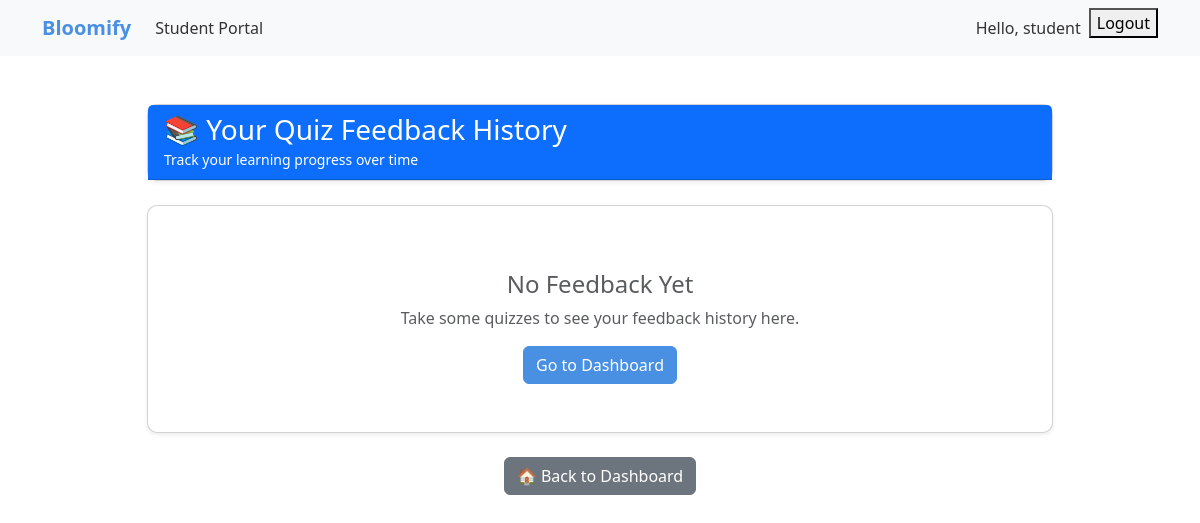
Before: /feedback/history/ (signed in) with the older database file.
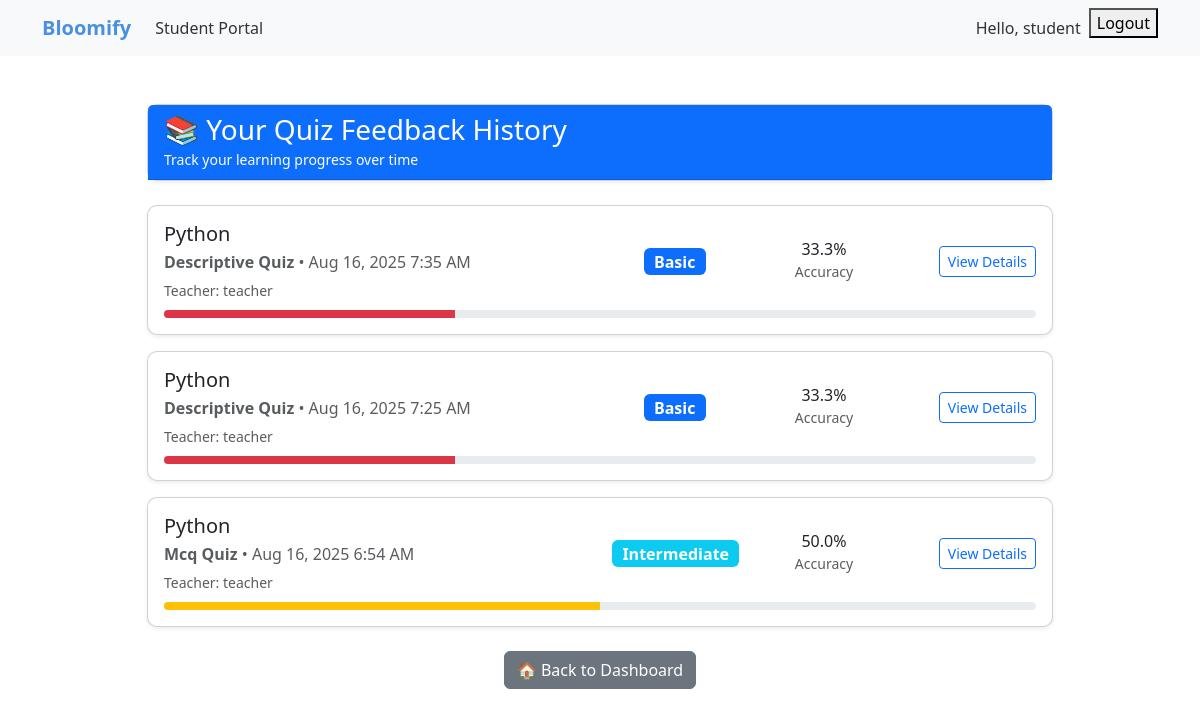
After: the same page with the newer database file.
### feedback/models.py (models this page shows, shortened)
class QuizFeedback(models.Model):
    QUIZ_TYPES = [
        ('mcq', 'Multiple Choice Questions'),
        ('descriptive', 'Descriptive Questions'),
    ]
    FEEDBACK_LEVELS = [
        ('basic', 'Basic Knowledge'),
        ('intermediate', 'Intermediate Knowledge'),
        ('advanced', 'Advanced Knowledge'),
        ('excellent', 'Excellent Knowledge'),
    ]
    student = models.ForeignKey(User, on_delete=models.CASCADE, related_name='quiz_feedbacks')
    teacher = models.ForeignKey(User, on_delete=models.CASCADE, related_name='given_feedbacks')
    syllabus = models.ForeignKey(Syllabus, on_delete=models.CASCADE)
    quiz_type = models.CharField(max_length=20, choices=QUIZ_TYPES)
    max_level_reached = models.IntegerField(default=0)  # 0-5 (representing remember to create)
    feedback_level = models.CharField(max_length=20, choices=FEEDBACK_LEVELS)
    feedback_message = models.TextField()
    total_questions_attempted = models.IntegerField(default=0)
    total_correct_answers = models.IntegerField(default=0)
    accuracy_percentage = models.FloatField(default=0.0)
    created_at = models.DateTimeField(auto_now_add=True)
    class Meta:
        ordering = ['-created_at']

### teachers/models.py (models this page shows, shortened)
class Syllabus(models.Model):
    teacher = models.ForeignKey(User, on_delete=models.CASCADE)
    teacher_name = models.CharField(max_length=100, blank=True, null=True)
    college = models.CharField(max_length=200, blank=True, null=True)
    title = models.CharField(max_length=200)
    content = models.TextField(blank=True, null=True)
    pdf_file = models.FileField(upload_to='syllabus/', blank=True, null=True)
    created_at = models.DateTimeField(auto_now_add=True)

### feedback/views.py (the view)
# urls.py: path('history/', views.feedback_history, name='feedback_history'),
@login_required
def feedback_history(request):
    feedbacks = FeedbackService.get_student_feedbacks(request.user)
    context = {
        'feedbacks': feedbacks
    }
    return render(request, 'feedback/feedback_history.html', context)

### feedback/services.py (called while the page is built)
    @staticmethod
    def get_student_feedbacks(student_user):
        return QuizFeedback.objects.filter(student=student_user).order_by('-created_at')

### students/templatetags/custom_tags.py (called while the page is built)
@register.filter(name='has_group')
def has_group(user, group_name):
    return user.groups.filter(name=group_name).exists()

### bloomify/templates/feedback/feedback_history.html (shortened to what this page needs)
{% extends 'base.html' %}
{% block content %}
<div class="container mt-5">
    <div class="row justify-content-center">
        <div class="col-md-10">
            <div class="card mb-4 shadow-sm">
                <div class="card-header bg-primary text-white">
                    <h3 class="mb-0">📚 Your Quiz Feedback History</h3>
                    <small>Track your learning progress over time</small>
                </div>
            </div>
            {% if feedbacks %}
                {% for feedback in feedbacks %}
                <div class="card mb-3 shadow-sm">
                    <div class="card-body">
                        <div class="row align-items-center">
                            <div class="col-md-6">
                                <h5 class="mb-1">{{ feedback.syllabus.title }}</h5>
                                <p class="text-muted mb-1">
                                    <strong>{{ feedback.quiz_type|title }} Quiz</strong> •
                                    {{ feedback.created_at|date:"M d, Y g:i A" }}
                                </p>
                                <small class="text-muted">Teacher: {{ feedback.teacher.get_full_name|default:feedback.teacher.username }}</small>
                            </div>
                            <div class="col-md-2 text-center">
                                <span class="badge bg-{% if feedback.feedback_level == 'excellent' %}success{% elif feedback.feedback_level == 'advanced' %}warning{% elif feedback.feedback_level == 'intermediate' %}info{% else %}primary{% endif %} fs-6">
                                    {{ feedback.feedback_level|title }}
                                </span>
                            </div>
                            <div class="col-md-2 text-center">
                                <h6 class="mb-0">{{ feedback.accuracy_percentage|floatformat:1 }}%</h6>
                                <small class="text-muted">Accuracy</small>
                            </div>
                            <div class="col-md-2 text-end">
                                <a href="{% url 'feedback:detailed_feedback' feedback.id %}"
                                   class="btn btn-outline-primary btn-sm">
                                    View Details
                                </a>
                            </div>
                        </div>
                        <div class="mt-2">
                            <div class="progress" style="height: 8px;">
                                <div class="progress-bar bg-{% if feedback.accuracy_percentage >= 70 %}success{% elif feedback.accuracy_percentage >= 50 %}warning{% else %}danger{% endif %}"
                                     style="width: {{ feedback.accuracy_percentage }}%"></div>
                            </div>
                        </div>
                    </div>
                </div>
                {% endfor %}
            {% else %}
                <div class="card shadow-sm">
                    <div class="card-body text-center py-5">
                        <h4 class="mt-3 text-muted">No Feedback Yet</h4>
                        <p class="text-muted">Take some quizzes to see your feedback history here.</p>
                        <a href="{% url 'students:dashboard' %}" class="btn btn-primary">
                            Go to Dashboard
                        </a>
                    </div>
                </div>
            {% endif %}
            <div class="text-center mt-4">
                <a href="{% url 'students:dashboard' %}" class="btn btn-secondary">
                    🏠 Back to Dashboard
                </a>
            </div>
        </div>
    </div>
</div>
{% endblock %}

### bloomify/templates/base.html (shortened to what this page needs)
<!DOCTYPE html>
<html lang="en">
<head>
    <link href="https://cdn.jsdelivr.net/npm/bootstrap@5.3.0/dist/css/bootstrap.min.css" rel="stylesheet">
    {% load custom_tags %}
</head>
<body>
    <nav class="navbar navbar-expand-lg navbar-light bg-light mb-4">
        <div class="container">
            <a class="navbar-brand" href="/">Bloomify</a>
            <div class="collapse navbar-collapse" id="navbarNav">
                <ul class="navbar-nav me-auto">
                    {% if not user.is_authenticated %}
                    <li class="nav-item">
                        <a class="nav-link" href="{% url 'teachers:dashboard' %}">Teacher Portal</a>
                    </li>
                    <li class="nav-item">
                        <a class="nav-link" href="{% url 'students:dashboard' %}">Student Portal</a>
                    </li>
                    {% else %}
                    {% if user|has_group:"teacher" %}
                    <li class="nav-item">
                        <a class="nav-link" href="{% url 'teachers:dashboard' %}">Teacher Portal</a>
                    </li>
                    {% elif user|has_group:"student" %}
                    <li class="nav-item">
                        <a class="nav-link" href="{% url 'students:dashboard' %}">Student Portal</a>
                    </li>
                    {% endif %}
                    {% endif %}
                </ul>
                <ul class="navbar-nav ms-auto">
                    {% if user.is_authenticated %}
                    <li class="nav-item">
                        <span class="nav-link">Hello, {{ user.username }}</span>
                    </li>
                    <li class="nav-item">
                        <form action="{% url 'accounts:logout' %}" method="post">
                            <button type="submit">Logout</button>
                        </form>
                    </li>
                    {% endif %}
                </ul>
            </div>
        </div>
    </nav>
    <div class="container">
        {% block content %}{% endblock %}
    </div>
</body>
</html>

### bloomify/templates/base.html (style rules this page uses)
.navbar-brand { font-weight: bold; color: #4a90e2 !important; }
.nav-link { color: #333 !important; }
.card { border-radius: 10px; box-shadow: 0 2px 4px rgba(0, 0, 0, 0.1); }

Changed rows visible on the page:
added QuizFeedback: syllabus "Python", quiz_type "Descriptive", created_at "Aug 16, 2025 7:35 AM", teacher.get_full_name "teacher", feedback_level "Basic", accuracy_percentage "33.3"
added QuizFeedback: syllabus "Python", quiz_type "Descriptive", created_at "Aug 16, 2025 7:25 AM", teacher.get_full_name "teacher", feedback_level "Basic", accuracy_percentage "33.3"
added QuizFeedback: syllabus "Python", quiz_type "Mcq", created_at "Aug 16, 2025 6:54 AM", teacher.get_full_name "teacher", feedback_level "Intermediate", accuracy_percentage "50.0"
Other visible differences:
text no longer shown: "No Feedback Yet Take some quizzes to see your feedback history here. Go to Dashboard"
